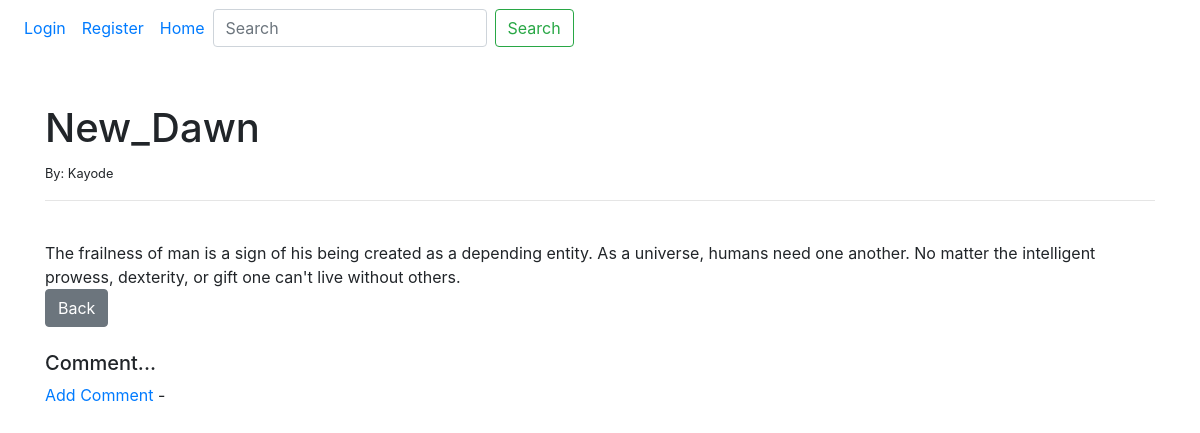
The page /article1 on the database its author committed.
### my_blog_app/models.py (models this page shows, shortened)
class Post(models.Model):
    title = models.CharField(max_length=255)
    author = models.ForeignKey(User, on_delete=models.CASCADE)
    body = models.TextField()

### my_blog_app/views.py (the view)
# urls.py: path('article<int:pk>', ArticleDetailView.as_view(), name='article-detail'),
class ArticleDetailView(DetailView):
    model = Post
    template_name = 'article_detail.html'

### my_blog_app/templates/article_detail.html (shortened to what this page needs)
{% extends 'base.html' %}
{% block content %}
<br>
<h1>{{ post.title }}</h1>
<small>By: {{ post.author.first_name }} </small><br/>
<hr>
<br/>
{{ post.body }}
<br/>
<a href="{% url 'home'%}" class="btn btn-secondary">Back</a>
<br/><br/>
<h5>Comment...</h5>
{% if not post.comments.all %}
    <a href="{% url 'add_comment' post.pk %}">Add Comment</a>
    {{ comment.name }} - {{ comment.date_added}}
{% endif %}
{% endblock%}

### rows shown on the page
Post: title "New_Dawn", author.first_name "Kayode", body "The frailness of man is a sign of his being created as a depending entity. As a universe, humans need one another. No matter the intelligent prowess, dexterity, or gift one can't live without others."
